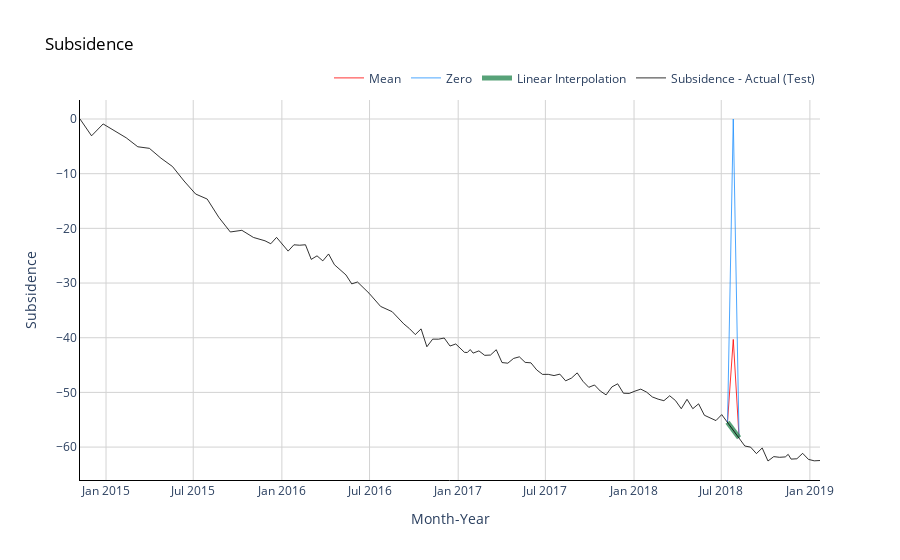

Notebook code for this chart:
### Code cell
fig = go.Figure()

#Trace for actual 
fig.add_trace(go.Scatter(x=np.array(df_train.columns[92:]),
                         y=np.array(arr),
                         mode='lines',
                         name='Mean',
                         opacity=0.8,
                         line=dict(color='red', width=1)
                        ))
fig.add_trace(go.Scatter(x=np.array(df_train.columns[92:]),
                         y=np.array(arr2),
                         mode='lines',
                         name='Zero',
                         opacity=0.8,
                         line=dict(color='dodgerblue', width=1)
                        ))
fig.add_trace(go.Scatter(x=np.array(df_train.columns[92:]),
                         y=np.array(arr3),
                         mode='lines',
                         name='Linear Interpolation',
                         opacity=0.8,
                         line=dict(color='seagreen', width=5)
                        ))
fig.add_trace(go.Scatter(x=np.array(df_train.columns),
                         y=np.array(df_train.values).flatten(),
                         mode='lines',
                         name='Subsidence - Actual (Test)',
                         opacity=0.8,
                         line=dict(color='black', width=1)
                        ))

# Change chart background color
fig.update_layout(dict(plot_bgcolor = 'white'))

# Update axes lines
fig.update_xaxes(showgrid=True, gridwidth=1, gridcolor='lightgrey', 
                 zeroline=True, zerolinewidth=1, zerolinecolor='lightgrey', 
                 showline=True, linewidth=1, linecolor='black',
                 title='Month-Year'
                )

fig.update_yaxes(showgrid=True, gridwidth=1, gridcolor='lightgrey', 
                 zeroline=True, zerolinewidth=1, zerolinecolor='lightgrey', 
                 showline=True, linewidth=1, linecolor='black',
                 title='Subsidence'
                )

# Set figure title
fig.update_layout(title=dict(text="Subsidence", font=dict(color='black')),
                  legend=dict(orientation="h", yanchor="bottom", y=1.02, xanchor="right", x=1)
                 )
fig.show()
